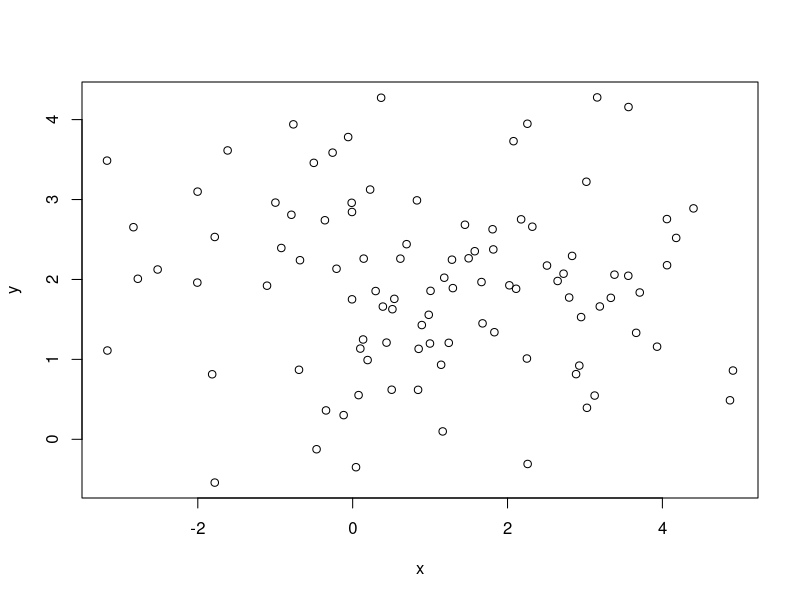

The R source for this figure:
## ---- chunk 1
knitr::opts_chunk$set(echo = TRUE)
## ---- chunk 2
x <- rnorm(100, 1, 2)
y <- rnorm(100, 2, 1)
plot(x, y)
